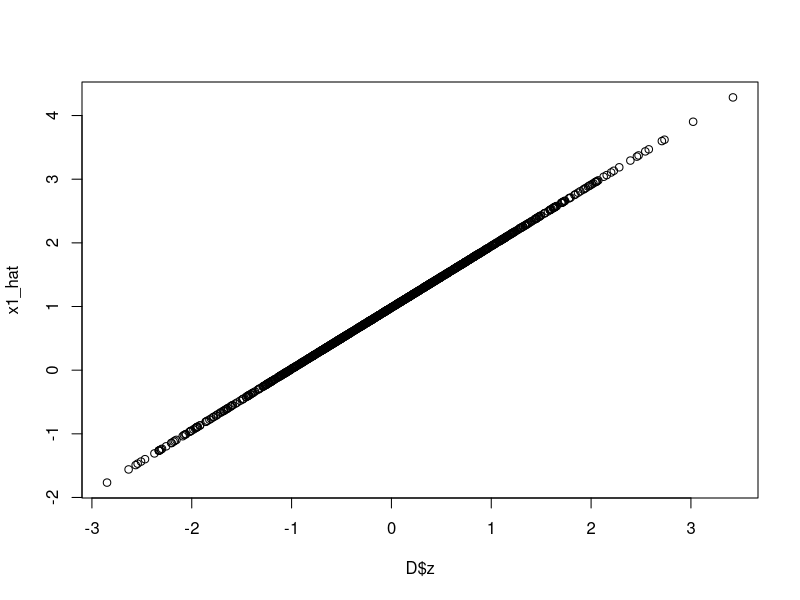
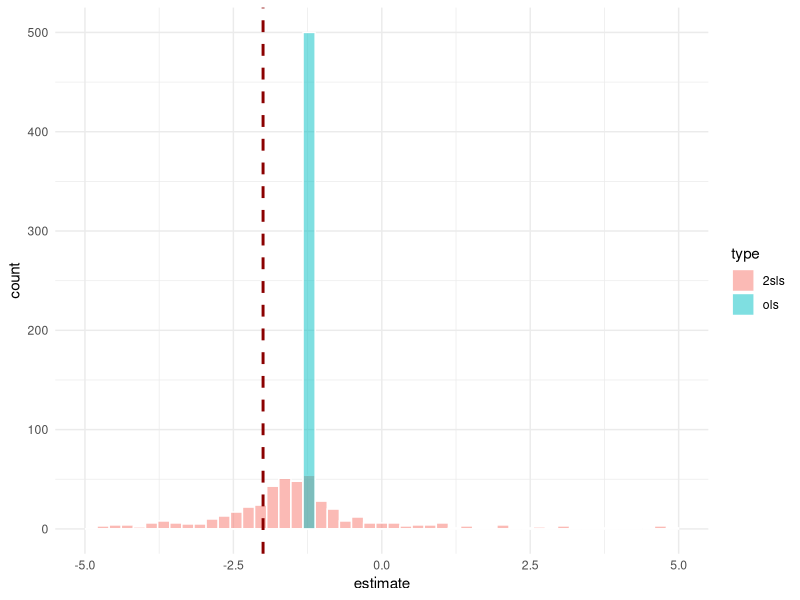
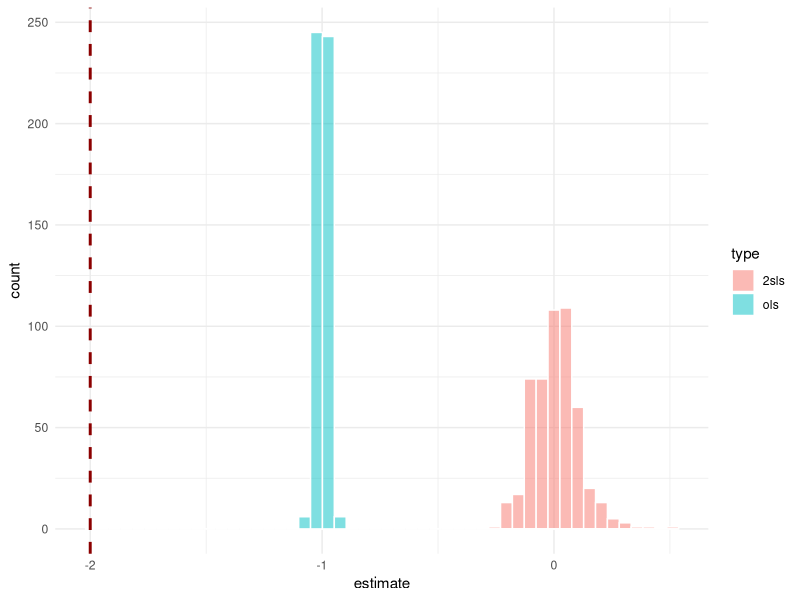
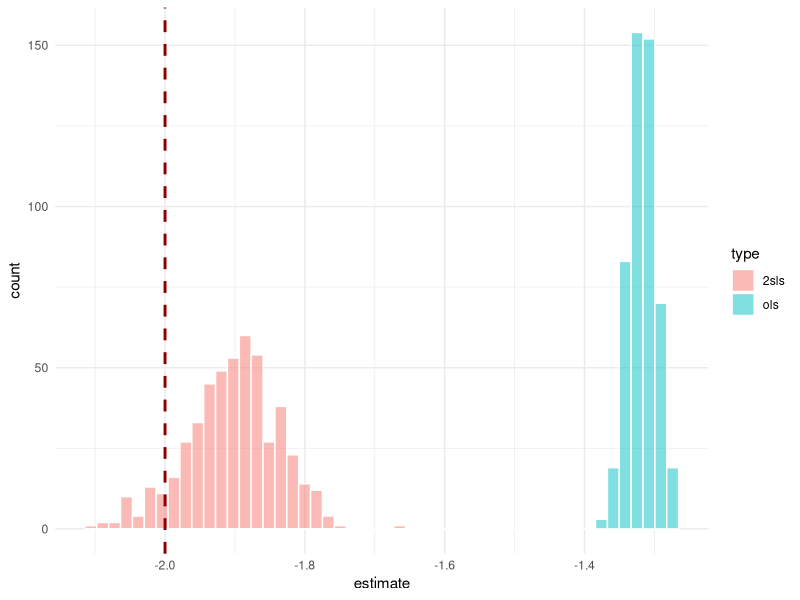
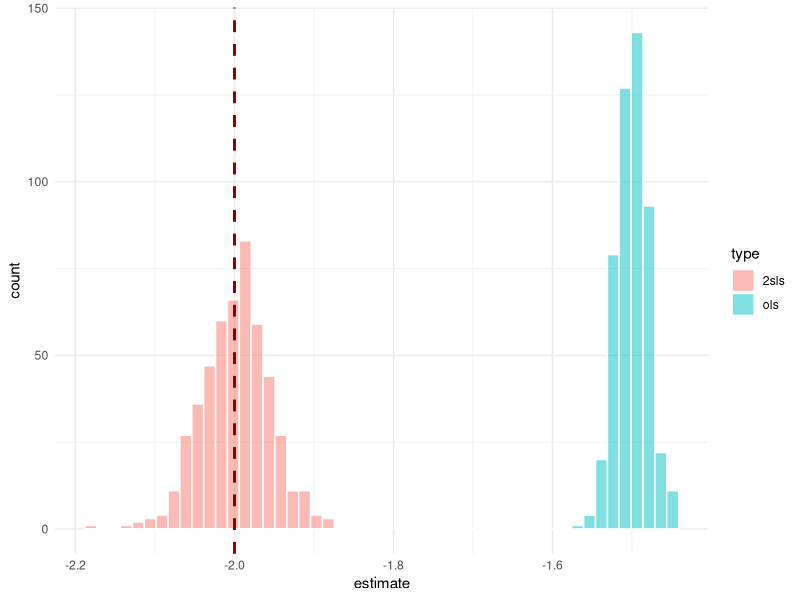

These figures' R source, in order:
#'
#' Week 6 Code: Instruments 
#'

require(tidyverse)


# Basic Simulations for the IV --------------------------------------------

    set.seed(123) # to reproduce the simulation 
    N = 1000 # Sample size
    
    # Endogeneity 
    something <- rnorm(N)
    
    # Error
    e <- rnorm(N)
    
    # instrument
    z <- rnorm(N) 
    
    # Other random variable (control of some sorts)
    x2 <- rnorm(N) 
    
    # Underlying model for the variable we care about
    x1 <- 1 + 1*z + something + rnorm(N)
    
    # "TRUE" Outcome model
    y <- 1 + -2*x1 + .5*x2 + something + e
    
    # Save as data 
    D = tibble(y,x1,x2,z)
    
    # Run normal model
    m1 <- lm(y ~ x1 + x2,data=D)
    summary(m1)
    
    # Instrumental Variables
    
    # Estimate the first stage Equation
    mod_s1 <- lm(x1 ~ z + x2,data=D)
    summary(mod_s1)
    
    # Get the predictions from the first stage model
    x1_hat <- predict(mod_s1)
    
    
    # Estimate the second stage model
    mod_s2 <- lm(y ~ x1_hat + x2,data=D)
    summary(mod_s2)
    
    # What if we included Z in the second stage model?
    mod_s2 <- lm(y ~ x1_hat + x2 + z,data=D)
    summary(mod_s2)
    
    # Z and X1 hat are perfectly collinear.
    plot(D$z,x1_hat)
    
    
    # Package: AER for ivreg
    mod_2sls <- AER::ivreg(y ~ x1 + x2 | z + x2,data=D)
    summary(mod_2sls)


# Violating the Inclusion Condition (Weak Instrument)
    
    n_sims = 500
    output = c()
    for (i in 1:n_sims){
      N = 1000
      something <- rnorm(N) # Endogeneity 
      z <- rnorm(N) # instrument
      x2 <- rnorm(N) # control
      x1 <- 1 + .05*z + 2*something + rnorm(N) # Key Endogenous Indep. Var
      y <- 1 + -2*x1 + x2 + 2*something + rnorm(N) # "TRUE" Outcome model
      D = tibble(y,x1,x2,z) 
      
      # Run model
      mod_ols <- lm(y ~ x1 + x2,data=D)
      mod_2sls <- AER::ivreg(y ~ x1 + x2 | z + x2,data=D)
      output <- bind_rows(output,
                          broom::tidy(mod_ols) %>% mutate(type="ols",sim_id = i),
                          broom::tidy(mod_2sls) %>% mutate(type="2sls",sim_id = i)
      )
    }
    
    # Visualize
    output %>% 
      filter(term =="x1") %>% 
      ggplot(aes(estimate,fill=type)) +
      geom_histogram(position="identity",bins = 50,alpha=.5,color='white') +
      geom_vline(xintercept = -2,color="darkred",lty=2,size=1) +
      xlim(-5,5) +
      theme_minimal()
    
    
    # What happens when we decrease/increase the sample size?
    


# Violating the Exclusion Condition
    
    n_sims = 500
    output = c()
    for (i in 1:n_sims){
      N = 1000
      something <- rnorm(N) # Endogeneity 
      z <- rnorm(N) # instrument
      x2 <- rnorm(N) # control
      x1 <- 1 + z + 2*something + rnorm(N) # Key Endogenous Indep. Var
      y <- 1 + -2*x1 + x2 + 2*z + 2*something + rnorm(N) # "TRUE" Outcome model
      D = tibble(y,x1,x2,z) 
      
      # Run model
      mod_ols <- lm(y ~ x1 + x2,data=D)
      mod_2sls <- AER::ivreg(y ~ x1 + x2 | z + x2,data=D)
      output <- bind_rows(output,
                          broom::tidy(mod_ols) %>% mutate(type="ols",sim_id = i),
                          broom::tidy(mod_2sls) %>% mutate(type="2sls",sim_id = i)
      )
    }
    
    # Visualize
    output %>% 
      filter(term =="x1") %>% 
      ggplot(aes(estimate,fill=type)) +
      geom_histogram(position="identity",bins = 50,alpha=.5,color='white') +
      geom_vline(xintercept = -2,color="darkred",lty=2,size=1) +
      theme_minimal()


# Quasi-Instruments (Exclusion condition not really satisfied)
    
    n_sims = 500
    output = c()
    for (i in 1:n_sims){
      N = 1000
      something <- rnorm(N) # Endogeneity 
      z <- rnorm(N) # instrument
      x2 <- rnorm(N) # control
      x1 <- 1 + z + 2*something + rnorm(N) # Key Endogenous Indep. Var
      y <- 1 + -2*x1 + x2 + .1*z + 2*something + rnorm(N) # "TRUE" Outcome model
      D = tibble(y,x1,x2,z) 
      
      # Run model
      mod_ols <- lm(y ~ x1 + x2,data=D)
      mod_2sls <- AER::ivreg(y ~ x1 + x2 | z + x2,data=D)
      output <- bind_rows(output,
                          broom::tidy(mod_ols) %>% mutate(type="ols",sim_id = i),
                          broom::tidy(mod_2sls) %>% mutate(type="2sls",sim_id = i)
      )
    }
    
    output %>% 
      filter(term =="x1") %>% 
      ggplot(aes(estimate,fill=type)) +
      geom_histogram(position="identity",bins = 50,alpha=.5,color='white') +
      geom_vline(xintercept = -2,color="darkred",lty=2,size=1) +
      theme_minimal()
    

# Multiple Instruments
    
    
    n_sims = 500
    output = c()
    for (i in 1:n_sims){
      N = 1000
      something <- rnorm(N) # Endogeneity 
      z1 <- rnorm(N) # instrument 1
      z2 <- rnorm(N) # instrument 2
      z3 <- rnorm(N) # instrument 3
      x2 <- rnorm(N) # control
      x1 <- 1 + z1 + z2 + z3 + 2*something + rnorm(N) # Key Endogenous Indep. Var
      y <- 1 + -2*x1 + x2 + 2*something + rnorm(N) # "TRUE" Outcome model
      D = tibble(y,x1,x2,z1,z2,z3) 
      
      # Run model
      mod_ols <- lm(y ~ x1 + x2,data=D)
      mod_2sls <- AER::ivreg(y ~ x1 + x2 | z1 + z2 + z3 + x2,data=D,model = TRUE)
      output <- bind_rows(output,
                          broom::tidy(mod_ols) %>% mutate(type="ols",sim_id = i),
                          broom::tidy(mod_2sls) %>% mutate(type="2sls",sim_id = i)
      )
    }
    
    output %>% 
      filter(term =="x1") %>% 
      ggplot(aes(estimate,fill=type)) +
      geom_histogram(position="identity",bins = 50,alpha=.5,color='white') +
      geom_vline(xintercept = -2,color="darkred",lty=2,size=1) +
      theme_minimal()
    
    
    # Tests
    summary(mod_2sls,diagnostics = TRUE)
    # Weak instrument == F test (stat sig. == instruments are not weak)
    
    # Wu-Hausman is a test for consistency with ols. Test for whether ols and
    # 2sls are similar. when rejected it means that ols differs from 2sls
    # (implying the ols model is biased)
    
    # Sargan is a test for exogeneity using overidentification. When rejected, at least one iv is invalid
    
    
    # Examining the first stage:
    summary(lm(x1 ~ z1 + z2 + z3 + x2,data=D))
    
    
    # Questions:
      # What happens if one of the instruments doesn't satisfy the inclusion condition?
      # What happens if all the instruments are weak instruments?
      # What happens if one of the instruments doesn't satisfy the exclusion condition?
    
